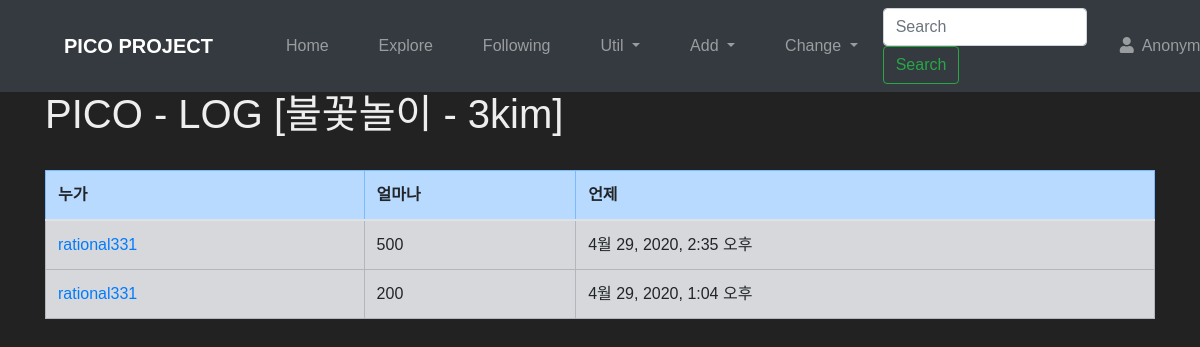
Page /explore/2/log on the earlier database version.
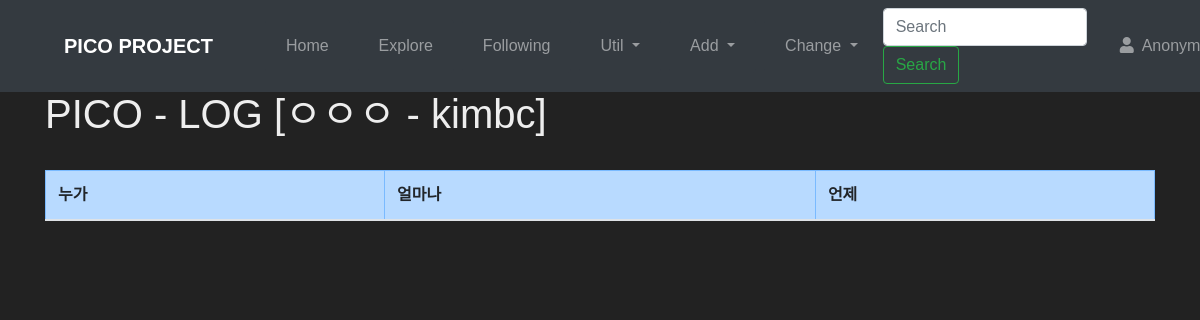
Same page on the later database version.
### photo/models.py (models this page shows, shortened)
class Photo(models.Model):
    title = models.CharField('TITLE', max_length=30)
    description = models.TextField('Photo Description', blank=True)
    tags = TaggableManager(blank=True)
    PICOIN = models.PositiveIntegerField(default=0, verbose_name='PICOIN')
    image = models.ImageField('IMAGE', upload_to='SorlPhoto/%Y')
    upload_dt = models.DateTimeField('Upload Date', auto_now_add=True)
    owner = models.ForeignKey(User, on_delete=models.CASCADE, verbose_name='OWNER', blank=True, null=True)
    class Meta:
        ordering = ('-upload_dt', )

### core/models.py (models this page shows, shortened)
class PhotoicoInfoLog(models.Model):
    photo = models.ForeignKey(Photo, on_delete=models.CASCADE, verbose_name='PHOTO')
    donator = models.ForeignKey(User, on_delete=models.DO_NOTHING, verbose_name='DONATOR', null=True)
    PICOIN = models.PositiveIntegerField(default=0, verbose_name='PICOIN')
    donate_dt = models.DateTimeField('Donation Datetime', auto_now_add=True, null=True)
    class Meta:
        ordering = ('-donate_dt', )

### photo/views.py (the view)
# urls.py: path('<int:pk>/log', views. PhotoPicoLog.as_view(), name='photo_pico_log'),
class PhotoPicoLog(TemplateView):
    template_name = 'photo_donate_list.html'
    def get(self, request, pk):
        photo = None
        try:
            photo = Photo.objects.get(pk=pk)
        except:
            raise Http404()
        logging = PhotoicoInfoLog.objects.filter(photo=photo)
        return render(request, 'photo/photo_donate_list.html', {'object_list': logging, 'photo':photo})

### photo/templates/photo/photo_donate_list.html (shortened to what this page needs)
{% extends "base.html" %}
{% load widget_tweaks %}
{% block content %}
<h1>PICO - LOG [{{ photo.title }} - {{ photo.owner.username }}]</h1>
<br>
<table class="table table-bordered table-condensed table-striped">
    <thead>
        <tr class="table-primary">
            <th>누가</th>
            <th>얼마나</th>
            <th>언제</th>
        </tr>
    </thead>
    <tbody>
        {% for item in object_list %}
        <tr class="table-secondary">
            <td><a href="{% url 'profile' item.donator.username %}">{{ item.donator }}</a></td>
            <td>{{ item.PICOIN }}</td>
            <td>{{ item.donate_dt }}</td>
        </tr>
        {% endfor %}
    </tbody>
</table>
{% endblock %}

Differences in the rows shown:
removed PhotoicoInfoLog: donator "rational331", PICOIN "500", donate_dt "4월 29, 2020, 2:35 오후"
removed PhotoicoInfoLog: donator "rational331", PICOIN "200", donate_dt "4월 29, 2020, 1:04 오후"
changed Photo: title "불꽃놀이" → "ㅇㅇㅇ"; owner.username "3kim" → "kimbc"
